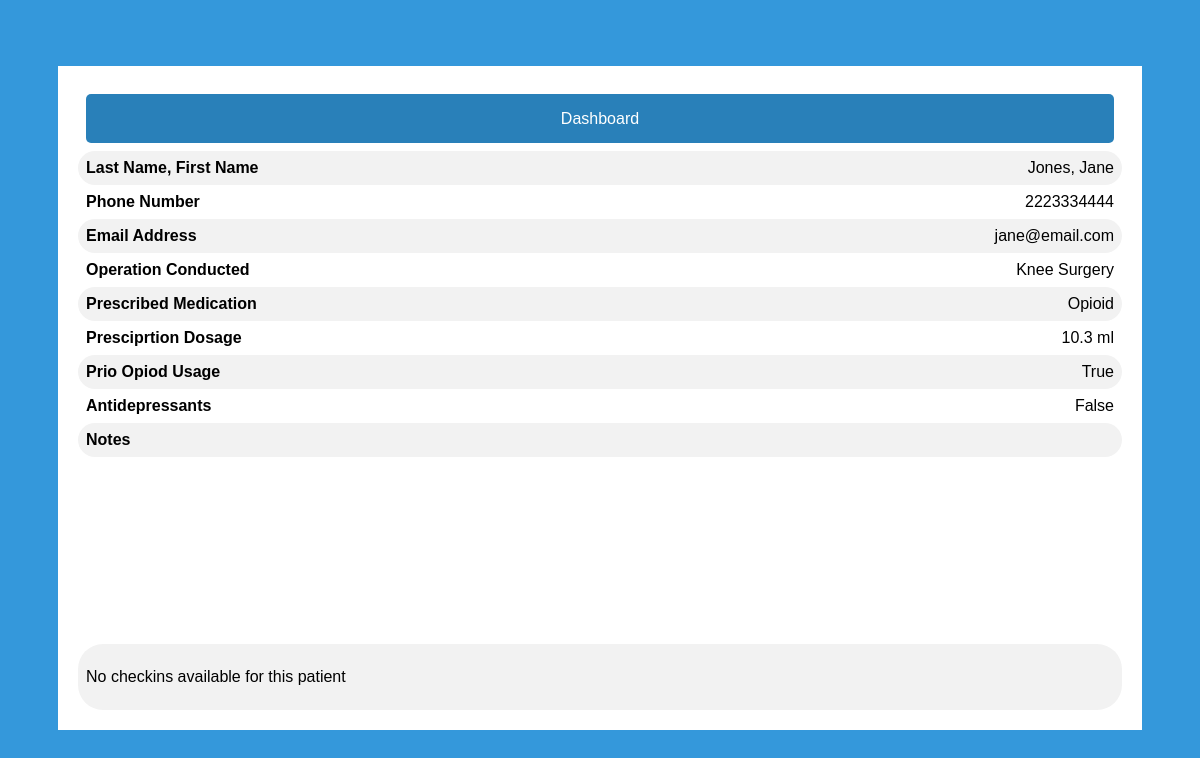
Screenshot of /detailedpatientinfo/2 with the database file from the repository.
### app/models.py (models this page shows, shortened)
class User(UserMixin,db.Model):
    id = db.Column(db.Integer, primary_key=True)
    email = db.Column(db.String(64))
    password = db.Column(db.String(128))
    isDoctor = db.Column(db.Boolean)

class Patient(User):
    id = db.Column(db.Integer, db.ForeignKey('user.id'), primary_key=True)
    firstName = db.Column(db.String(64))
    lastName = db.Column(db.String(64))
    phoneNumber = db.Column(db.String(64))
    operation = db.Column(db.String(64))
    operationDate = db.Column(db.Date)
    prescriptionMed = db.Column(db.String(64))
    prescriptionDosage = db.Column(db.Float)
    priorOpioid = db.Column(db.Boolean)
    onAntidepressants = db.Column(db.Boolean)
    addictionRisk = db.Column(db.Integer)
    notes = db.Column(db.String(1000))
    checkins = db.relationship("CheckIn", backref="patient", lazy='dynamic')

class User(UserMixin,db.Model):
    id = db.Column(db.Integer, primary_key=True)
    email = db.Column(db.String(64))
    password = db.Column(db.String(128))
    isDoctor = db.Column(db.Boolean)

### app/routes.py (the view)
@app.route('/detailedpatientinfo/<patientid>', methods=['GET','POST'] )
def detailedPatientInfo(patientid):
    patient = Patient.query.filter_by(id=patientid).first_or_404()
    return render_template("detailedpatientinfo.html", patient=patient)

### app/templates/detailedpatientinfo.html (shortened to what this page needs)
<link type="text/css" rel="stylesheet" href="/static/css/detailedpatientinfo.css" >
<link type="text/css" rel="stylesheet" href="/static/css/doctordashboard.css" >
{% extends "base.html" %}
{% block page %}
<div class="patientdetail">
    <div class="patientdetail-screen">
            <div>
                    <a href="{{ url_for('doctorDashBoard') }}">Dashboard</a>
                </div>
            <div><span class="key">Last Name, First Name</span><span class="data">{{patient.lastName}}, {{patient.firstName}}</span></div>
            <div><span class="key">Phone Number</span><span class="data">{{patient.phoneNumber}}</span></div>
            <div><span class="key">Email Address</span><span class="data">{{patient.email}}</span></div>
            <div><span class="key">Operation Conducted</span><span class="data">{{patient.operation}}</span></div>
            <div><span class="key">Prescribed Medication</span><span class="data">{{patient.prescriptionMed}}</span></div>
            <div><span class="key">Presciprtion Dosage</span><span class="data">{{patient.prescriptionDosage}} ml</span></div>
            <div><span class="key">Prio Opiod Usage</span><span class="data">{{patient.priorOpioid}}</span></div>
            <div><span class="key">Antidepressants</span><span class="data">{{patient.onAntidepressants}}</span></div>
            <div><span class="key">Notes</span></div>
            <div>
                    <span class="key">
                        <textarea readonly>{{patient.notes}}</textarea>
                    </span>
            </div>
            <div>
                {% if patient.checkins.count() > 0 %}
                <table id="customers">
                <tr>
                    <th>Check In Date</th>
                    <th>Pain Level</th>
                    <th>Took Medicine</th>
                </tr>
                {% for item in patient.checkins %}
                <tr>
                    <td>{{item.checkInDate}}</td>
                    <td>{{item.painLevel}}</td>
                    <td>{{item.tookMed}}</td>
                </tr>
                <!-- <div><span class="key">Pain Level</span><span class="data">{{item.painLevel}}</span></div>
                <div><span class="key">Pain Level</span><span class="data">{{item.checkInDate}}</span></div>
                <div><span class="key">Pain Level</span><span class="data">{{item.tookMed}}</span></div>             -->
                {% endfor %}
                </table>
                {% else %}
                <p>No checkins available for this patient</p>
                {% endif %}
            </div>
    </div>
    </div>
</div>
{% endblock %}

### app/static/css/detailedpatientinfo.css (style rules this page uses)
.patientdetail { margin: 8px auto; width:100%; }
.patientdetail-screen { background-color: #FFF; padding: 20px; border-radius: 5px width }
.patientdetail-screen div { padding:8px; border-radius: 25px; }
.patientdetail-screen .data { float:right; }
.patientdetail-screen .key { font-weight: bold; }
.patientdetail-screen div:nth-child(even) { background-color: #f2f2f2; }
textarea { resize: none; height:25%; width:100%; border-radius: 5px; border: none; border-color: transparent; font-style: italic; }
a { border: 2px solid transparent; background: #3498DB; color: #ffffff; font-size: 16px; line-height: 25px; padding: 10px 0; text-decoration: none; text-shadow: none; border-radius: 5px; box-shadow: none; transition: 0.25s; display: block; width: auto; margin: 0 auto; text-align: center; }
a { background-color: #2980B9; }

### app/static/css/login.css (style rules this page uses)
* { box-sizing: border-box; }
body { font-family: Arial; background-color: #3498DB; padding: 50px; }

### rows the page displays
Patient: lastName "Jones", firstName "Jane", phoneNumber "2223334444", operation "Knee Surgery", prescriptionMed "Opioid", prescriptionDosage "10.3", priorOpioid "True", onAntidepressants "False"
User: email "jane@email.com"
